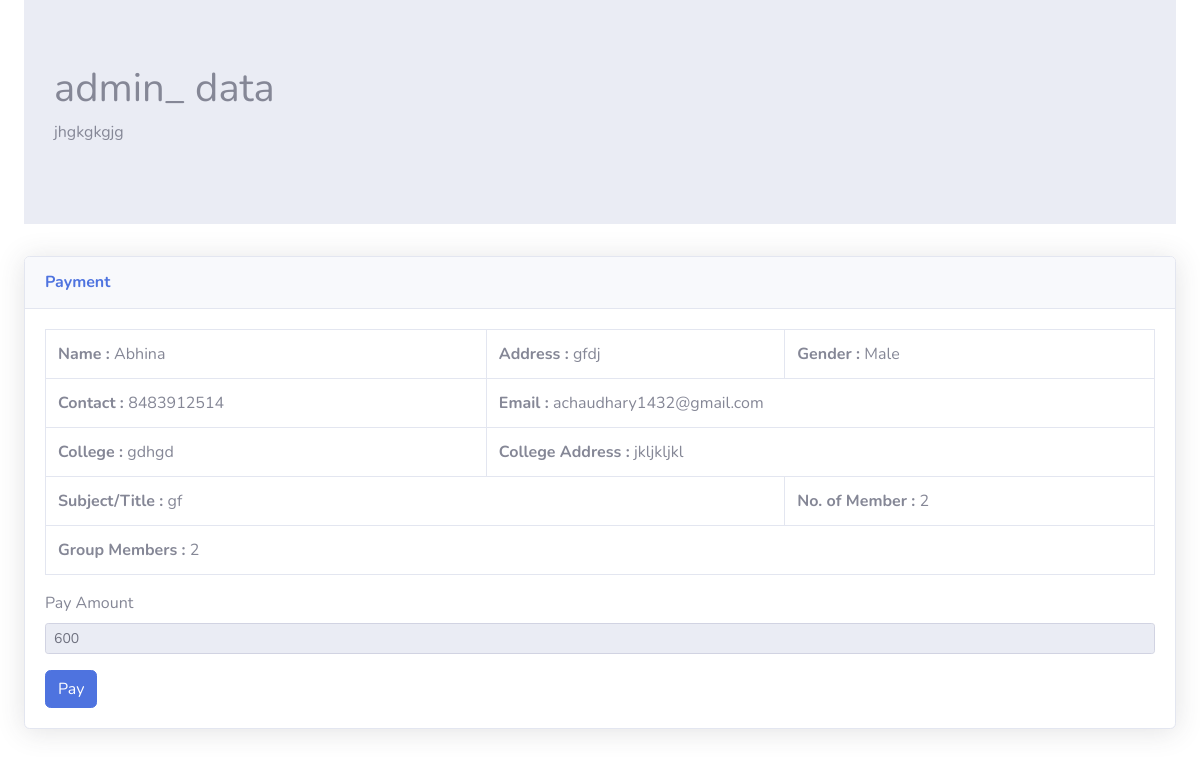
Screenshot of /dashboard/client/clientpay/653/653/ with the database file from the repository.
### dashboard/models.py (models this page shows)
class QREvent(models.Model):
    title = models.CharField(max_length=10801)
    description = models.TextField()
    status = models.CharField(max_length=256)
    disabledesc = models.CharField(max_length=256)
    feeamount = models.CharField(max_length=50)
    enablepayment = models.CharField(max_length=50)

class QRForm(models.Model):
    eventid = models.CharField(max_length=64)
    fullname = models.CharField(max_length=512)
    noofmembers = models.CharField(max_length=64)
    gender = models.CharField(max_length=512)
    college = models.CharField(max_length=512)
    collegeaddress = models.CharField(max_length=512)
    address = models.CharField(max_length=512)
    contact = models.CharField(max_length=512)
    email = models.EmailField(max_length=254)
    subject = models.CharField(max_length=512)
    groupmembers= models.CharField(max_length=4000)
    mailsent= models.CharField(max_length=15)

### dashboard/views.py (the view)
# urls.py: path('client/clientpay/<int:eid>/<int:cid>/',views.clientpay,name="clientpay"),
def clientpay(request,eid,cid):
    if request.method == 'POST':
        QRE = QRevent.objects.get(pk=eid)
        param_dict = {
                'MID': 'lSjRuh38953433535881',
                'ORDER_ID': str(cid),
                'TXN_AMOUNT': str(QRE.feeamount),
                'CUST_ID': str(cid),
                'INDUSTRY_TYPE_ID': 'Retail',
                'WEBSITE': 'WEBSTAGING',
                'CHANNEL_ID': 'WEB',
                'CALLBACK_URL':'http://127.0.0.1:8000/dashboard/payconfirm/',
        }
        param_dict['CHECKSUMHASH'] = Checksum.generate_checksum(param_dict, MERCHANT_KEY)
        return render(request, 'dashboard/paytm.html', {'param_dict': param_dict})
    else:
        QRF = QRForm.objects.get(pk=cid)
        QRE = QRevent.objects.get(pk=eid)
        return render(request,'dashboard/clientpay.html',{'QRE':QRE,'QRF':QRF})

### dashboard/templates/dashboard/clientpay.html (shortened to what this page needs)
{% load static %}
<!DOCTYPE html>
<html lang="en">
<head>
    <link href="{% static 'vendor/fontawesome-free/css/all.min.css" rel="stylesheet' %}" type="text/css">
    <link href="{% static 'css/sb-admin-2.min.css' %}" rel="stylesheet">
</head>
<body id="page-top">
    <div class="container-fluid">
        <div class="jumbotron jumbotron-fluid">
            <div class="container">
                <h1>{{QRE.title}}</h1>
                <p>{{QRE.description}}</p>
            </div>
        </div>
        <div class="card shadow mb-4 mt-4">
            <div class="card-header py-3">
                <h6 class="m-0 font-weight-bold text-primary">Payment</h6>
            </div>
            <div class="card-body">
                <table class="table table-bordered" width="100%" cellspacing="0">
                    <tbody>
                        <tr>
                            <td> <b>Name : </b>{{QRF.fullname}}</td>
                            <td> <b>Address : </b>{{QRF.address}}</td>
                            <td> <b>Gender : </b>{{QRF.gender}}</td>
                        </tr>
                        <tr>
                            <td> <b>Contact : </b>{{QRF.contact}}</td>
                            <td colspan="2"> <b>Email : </b>{{QRF.email}}</td>
                        </tr>
                        <tr>
                            <td> <b>College : </b>{{QRF.college}}</td>
                            <td colspan="2"> <b>College Address : </b>{{QRF.collegeaddress}}</td>
                        </tr>
                        <tr>
                            <td colspan="2"><b>Subject/Title : </b>{{QRF.subject}}</td>
                            <td><b>No. of Member : </b>{{QRF.noofmembers}}</td>
                        </tr>
                        <tr>
                            <td colspan="3"><b>Group Members : </b>{{QRF.groupmembers}}</td>
                        </tr>
                    </tbody>
                </table>
                <form action="{% url 'clientpay' eid=QRE.id cid=QRF.id %}" method="post">{% csrf_token %}
                    <div class="form-group">
                        <label for="">Pay Amount</label>
                        <input type="text" class="form-control form-control-sm" name="feeamount" id="" aria-describedby="helpId"
                            placeholder="" value="{{QRE.feeamount}}" readonly>
                    </div>
                    <button type="submit" name="feepay" class="btn btn-primary">Pay</button>
                </form>
            </div>
        </div>
    </div>
</body>
</html>

### rows the page displays
QREvent: title "admin_ data", description "jhgkgkgjg", feeamount "600"
QRForm: fullname "Abhina", address "gfdj", gender "Male", contact "8483912514", email "achaudhary1432@gmail.com", college "gdhgd", collegeaddress "jkljkljkl", subject "gf", noofmembers "2", groupmembers "2"
